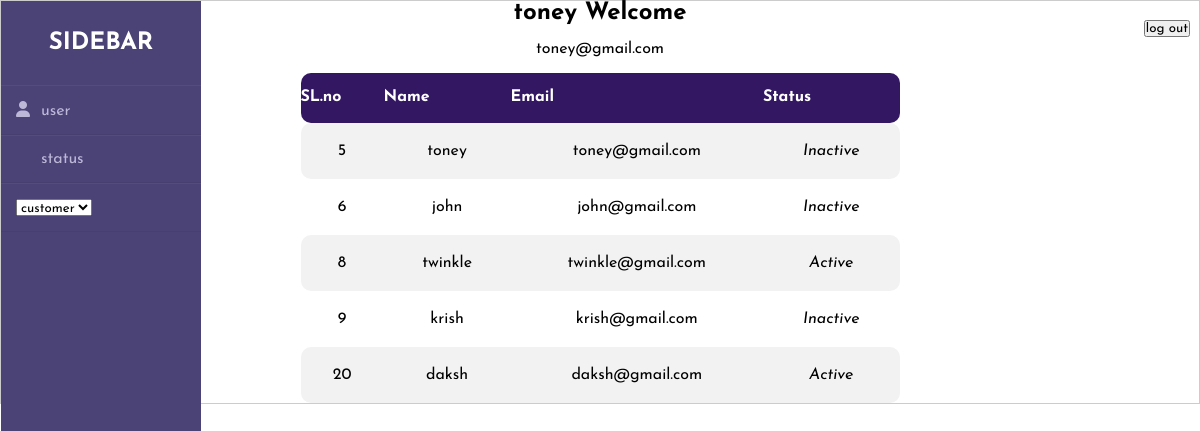
/status.php (signed in), run on the app's committed database.
### tables this page shows
CREATE TABLE `registration` (
  `id` int(255) NOT NULL,
  `name` varchar(255) NOT NULL,
  `email` varchar(255) NOT NULL,
  `gender` varchar(255) NOT NULL,
  `password` varchar(255) NOT NULL,
  `status` varchar(255) NOT NULL
);

### status.php (the view, shortened to what this page needs)
<?php
include("index.php");
?>
<section class="page-content" align="center">
<link rel="stylesheet" href="style2.css"><br>
<table  class="table table-bordered table-striped">
  	<thead >
  		<tr class="btn-primary">
  			<th>SL.no</th>
  			<th>Name</th>
  			<th>Email</th>
  			<th>Status</th>
  		</tr>
  	</thead>
  	<tbody>
  		<?php
          $query = "SELECT * FROM registration";
          $query_run = mysqli_query($conn, $query);
	  		foreach ($query_run as $key => $user) {
?>
				<tr>
				<td><?php echo $user['id'] ?></td>
				<td><?php echo $user['name']; ?></td>
				<td><?php echo $user['email']; ?></td>
				<td><i data="<?php echo $user['id'];?>" class="status_checks btn
				<?php echo ($user['status'])?
				'btn-success': 'btn-danger'?>"><?php echo ($user['status'])? 'Active' : 'Inactive'?>
			   </i></td>
				</tr>
				<?php } ?>
				</table>
				</body>
			  </html>
	</section>

### style1.css (style rules this page uses)
* { margin: auto; padding: 0; box-sizing: border-box; list-style: none; text-decoration: none; font-family: 'Josefin Sans', sans-serif; }
body { background-color: #FFFFFF; }

### style2.css (style rules this page uses)
body { box-sizing: border-box; border: 1px solid #ccc; }
table { font-family: Arial, Helvetica, sans-serif; border-collapse: collapse; width: 50%; border: none }
table td, #customers th { padding: 20px; }
table tr:nth-child(odd) { background-color: #f2f2f2; }
table th { padding-top: 16px; padding-bottom: 18px; text-align: left; background-color: #331763; color: white; }
td:first-child, th:first-child { border-radius: 10px 0 0 10px; }
td:last-child, th:last-child { border-radius: 0 10px 10px 0; }

### data on the page
registration: id "5", name "toney", email "toney@gmail.com", status "Inactive"
registration: id "6", name "john", email "john@gmail.com", status "Inactive"
registration: id "8", name "twinkle", email "twinkle@gmail.com", status "Active"
registration: id "9", name "krish", email "krish@gmail.com", status "Inactive"
registration: id "20", name "daksh", email "daksh@gmail.com", status "Active"

### other printed values
$_SESSION["name"] "toney"
$_SESSION["email"] "toney@gmail.com"
